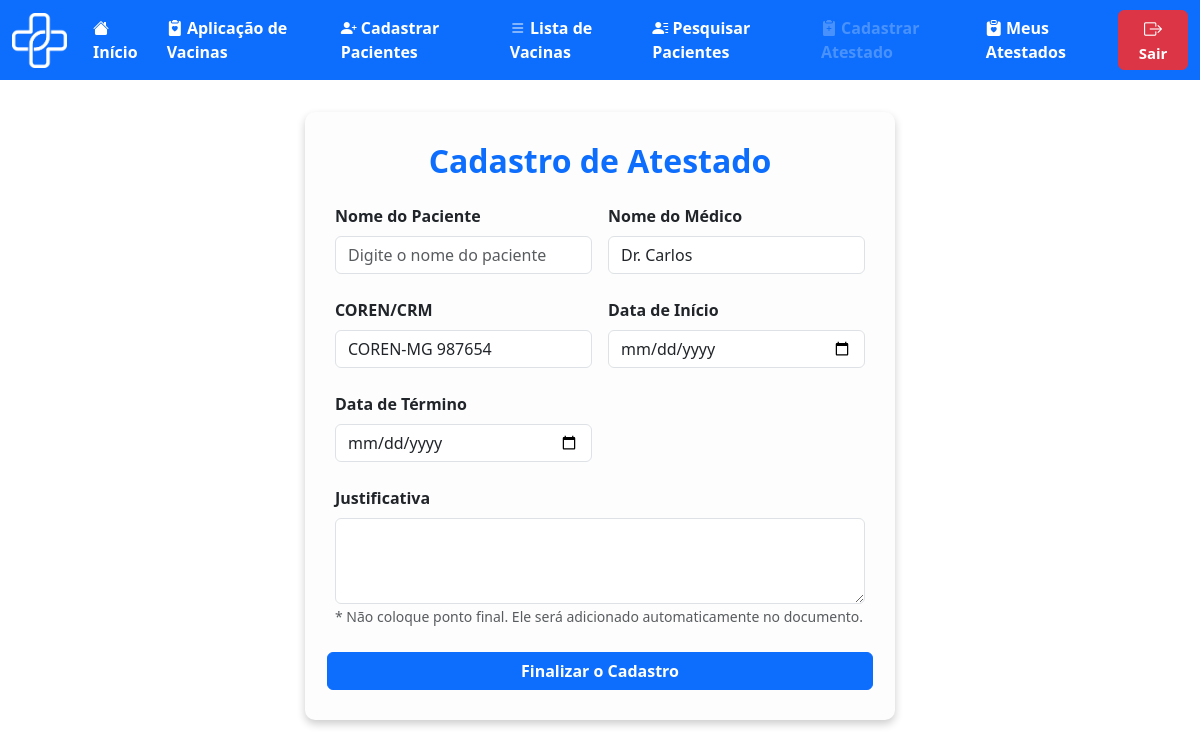
/medica/cadastroatestado.php (signed in), run on an earlier commit of the app's database.
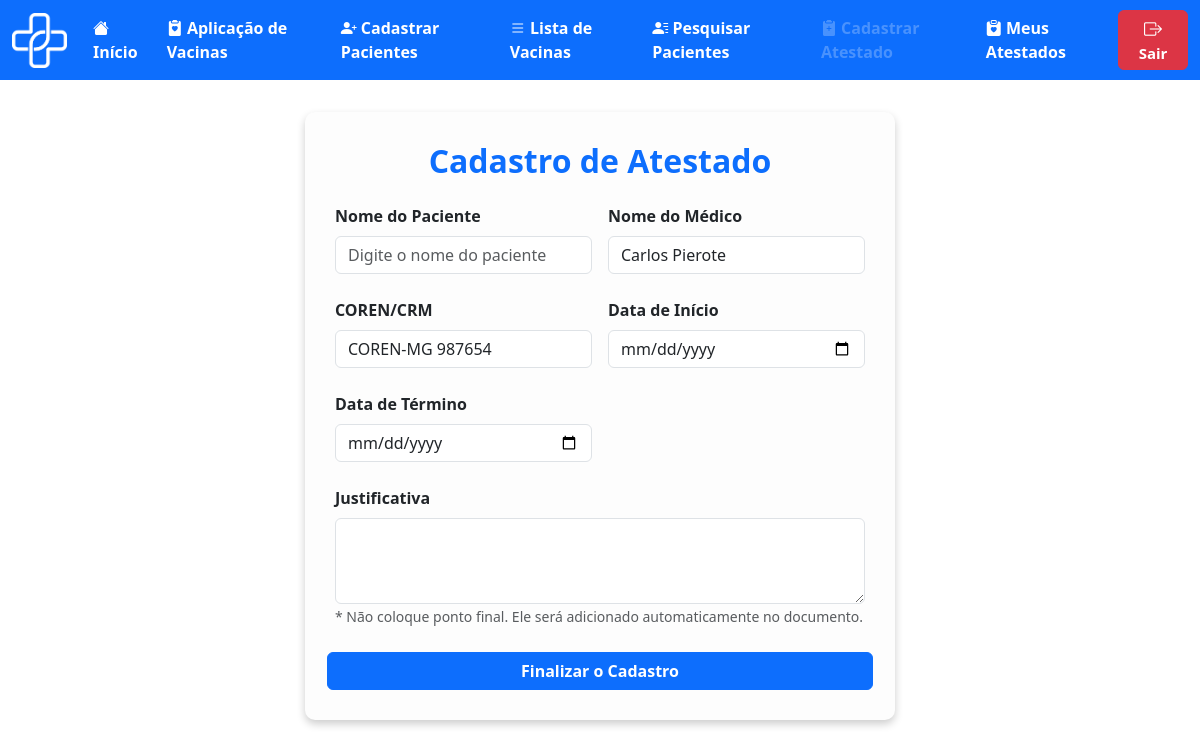
And on a later commit of the database.
### tables this page shows
CREATE TABLE `medico` (
  `id_medico` int(11) NOT NULL,
  `nome_medico` varchar(100) NOT NULL,
  `cpf` varchar(11) NOT NULL,
  `email_medico` varchar(100) NOT NULL,
  `tel_medico` varchar(11) NOT NULL,
  `coren_crm` varchar(20) NOT NULL,
  `tipo_medico` varchar(50) NOT NULL,
  `naci_medico` date NOT NULL,
  `id_posto` int(11) NOT NULL,
  `senha` varchar(100) NOT NULL
);

### medica/cadastroatestado.php (the view, shortened to what the changed rows need)
<?php
include_once("../outros/db_connect.php");
$nome_medico = '';
if (isset($_SESSION['id_medico'])) {
    $id_medico = $_SESSION['id_medico'];
    $stmt = $conn->prepare("SELECT nome_medico FROM medico WHERE id_medico = ?");
    $stmt->bind_param("i", $id_medico);
    $stmt->execute();
    $stmt->bind_result($nome_medico);
}
$coren_crm = '';
if (isset($_SESSION['id_medico'])) {
    $id_medico = $_SESSION['id_medico'];
    $stmt2 = $conn->prepare("SELECT coren_crm FROM medico WHERE id_medico = ?");
    $stmt2->bind_param("i", $id_medico);
    $stmt2->execute();
    $stmt2->bind_result($coren_crm);
}
?>
<!DOCTYPE html>
<html lang="pt-BR">
<head>
    <link rel="stylesheet" href="../bootstrap/bootstrap-5.3.6-dist/css/bootstrap.min.css">
    <link rel="stylesheet" href="https://cdn.jsdelivr.net/npm/bootstrap@5.3.0/dist/css/bootstrap.min.css">
    <link href="https://cdn.jsdelivr.net/npm/bootstrap-icons/font/bootstrap-icons.css" rel="stylesheet">
</head>
<body>
    <div class="container d-flex align-items-center justify-content-center">
        <div class="form-container mx-auto">
            <h2 class="form-title text-center text-primary fw-bold mb-4">Cadastro de Atestado</h2>
            <form id="cadastroAtestadoForm" action="../Recebedados/recebedadosatestado.php" method="POST">
                <div class="row g-3">
                    <div class="col-md-6">
                        <label for="nome_medico" class="form-label fw-bold">Nome do Médico</label>
                        <input type="text" id="nome_medico" name="nome_medico" class="form-control"
                            value="<?php echo htmlspecialchars($nome_medico); ?>" required autocomplete="off"
                            autocapitalize="off" spellcheck="false">
                    </div>
                </div>
                <div class="row g-3 mt-2">
                    <div class="col-md-6">
                        <label for="coren_crm" class="form-label fw-bold">COREN/CRM</label>
                        <input type="text" id="coren_crm" name="coren_crm" class="form-control"
                            value="<?php echo htmlspecialchars($coren_crm); ?>" required>
                    </div>
                </div>
            </form>
        </div>
    </div>
</body>
</html>

What changed in the data, as far as the page shows it:
changed medico "COREN-MG 987654": nome_medico "Dr. Carlos" → "Carlos Pierote"
